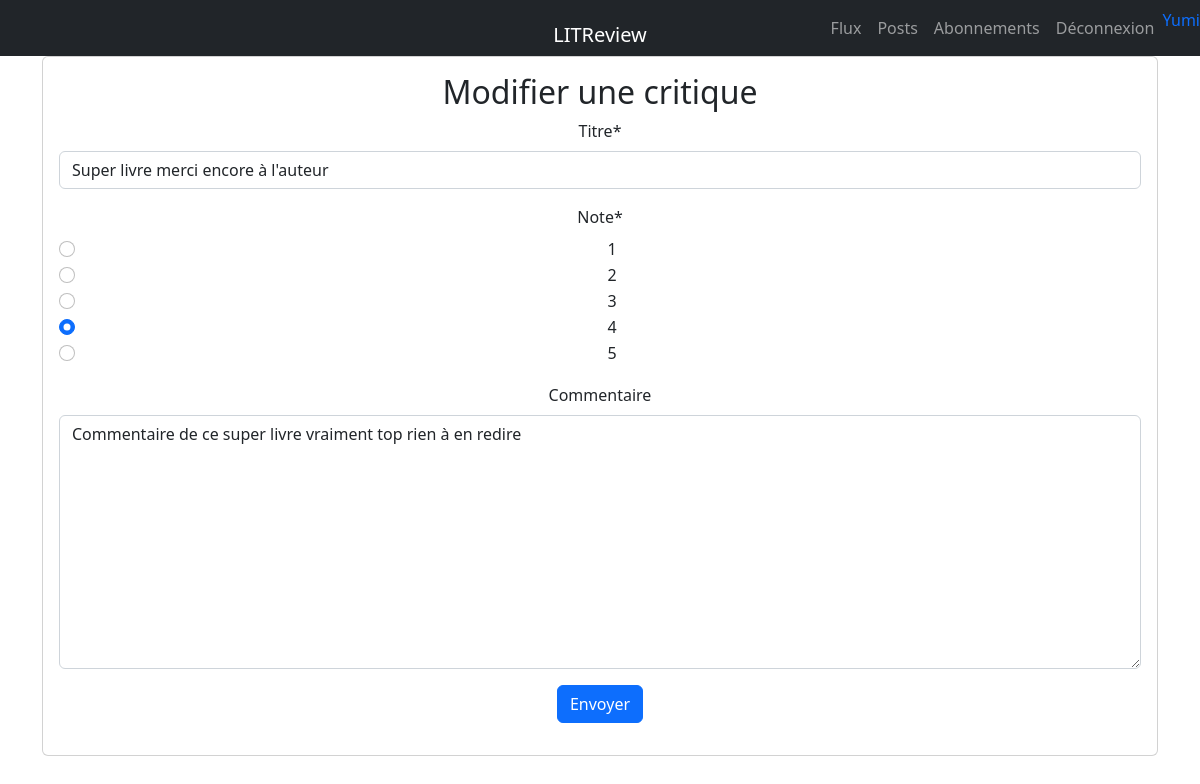
The app's page /edit_post/12/post/3 (signed in), older data.
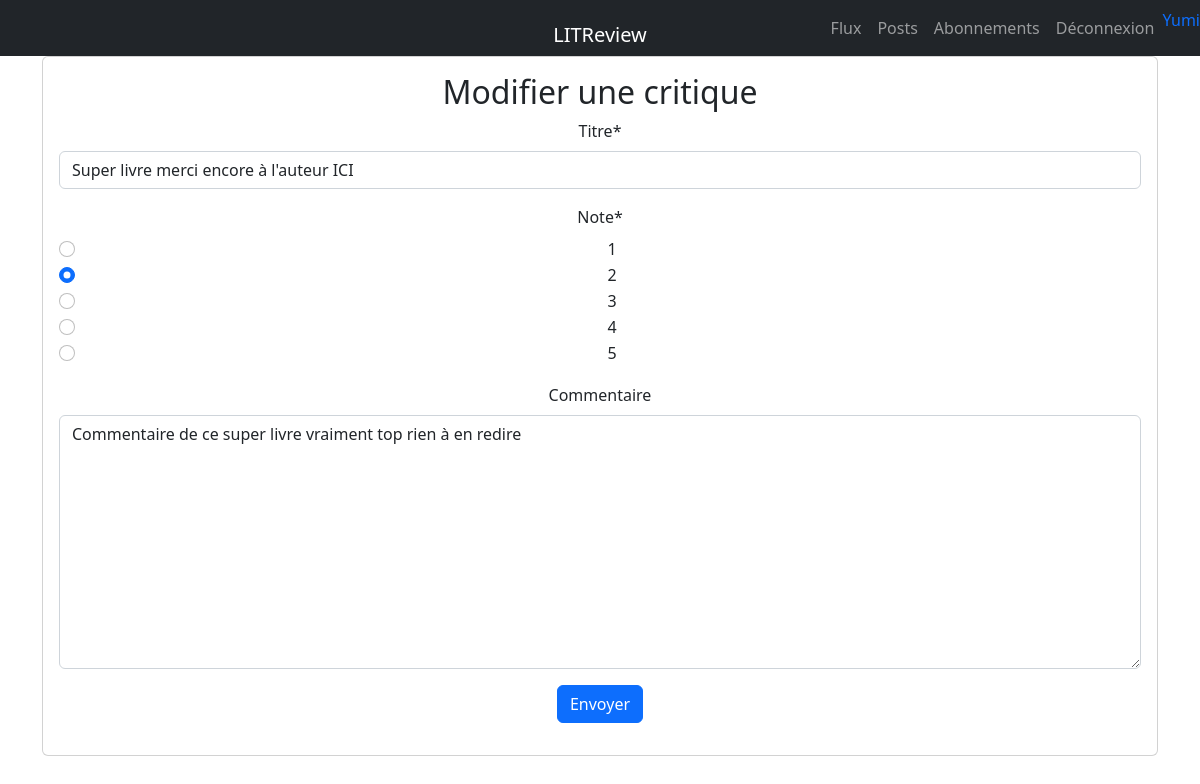
The same page, newer data.
### blog/models.py (models this page shows)
class Review(models.Model):
    ticket = models.ForeignKey(to=Ticket, on_delete=models.CASCADE)
    rating = models.PositiveSmallIntegerField(
        validators=[MinValueValidator(0), MaxValueValidator(5)]
    )
    headline = models.CharField(max_length=128)
    body = models.CharField(max_length=8192, blank=True)
    user = models.ForeignKey(to=settings.AUTH_USER_MODEL, on_delete=models.CASCADE)
    time_created = models.DateTimeField(auto_now_add=True)

### blog/views/review.py (the view, shortened to what this page needs)
@login_required
def edit_post(request, pk, id_post):
    post_to_modify = get_object_or_404(Review, pk=pk)
    tickets = Ticket.objects.get(id=id_post)
    if post_to_modify.user != request.user:
        return HttpResponseForbidden(
            "Vous n'êtes pas autorisé à modifier cette critique."
        )
    if request.method == "GET":
        review_form = Critique_Form(instance=post_to_modify)
        return render(
            request=request,
            template_name="blog/edit_post.html",
            context={"review_form": review_form, "tickets": tickets},
        )

### blog/forms.py (shortened to what this page needs)
class Critique_Form(ModelForm):
    class Meta:
        model = Review
        fields = ["headline", "rating", "body"]
        widgets = {
            "headline": TextInput(
                attrs={"placeholder": "Titre", "class": "form-title"}
            ),
            "body": Textarea(
                attrs={
                    "placeholder": "Commentaire",
                    "class": "form-desc",
                }
            ),
            "rating": RadioSelect(
                attrs={
                    "class": "form-check-inline rating_class",
                },
                choices=[("1", 1), ("2", 2), ("3", 3), ("4", 4), ("5", 5)],
            ),
        }
        labels = {"headline": "Titre", "body": "Commentaire", "rating": "Note"}

### templates/blog/edit_post.html (shortened to what this page needs)
{% extends 'blog/base.html' %}
{% load crispy_forms_tags %}
{% block content %}
<div class="card text-center">
    <div class="card-body">
        <h2 class="card-title">Modifier une critique</h2>
        <form action="" method="post" enctype="multipart/form-data">
            <div class="encadrement_post_critique">
                {{ review_form|crispy }}
            </div>
            <div class="button-container">
                <button type="submit" class="btn btn-primary">Envoyer</button>
            </div>
        </form>
    </div>
    {% endblock content %}

Row changes from the older to the newer data that the page shows:
changed Review "Commentaire de ce super livre vraiment top rien à en redire": headline "Super livre merci encore à l'auteur" → "Super livre merci encore à l'auteur ICI"; rating "☐ 1 ☐ 2 ☐ 3 ☑ 4 ☐ 5" → "☐ 1 ☑ 2 ☐ 3 ☐ 4 ☐ 5"
